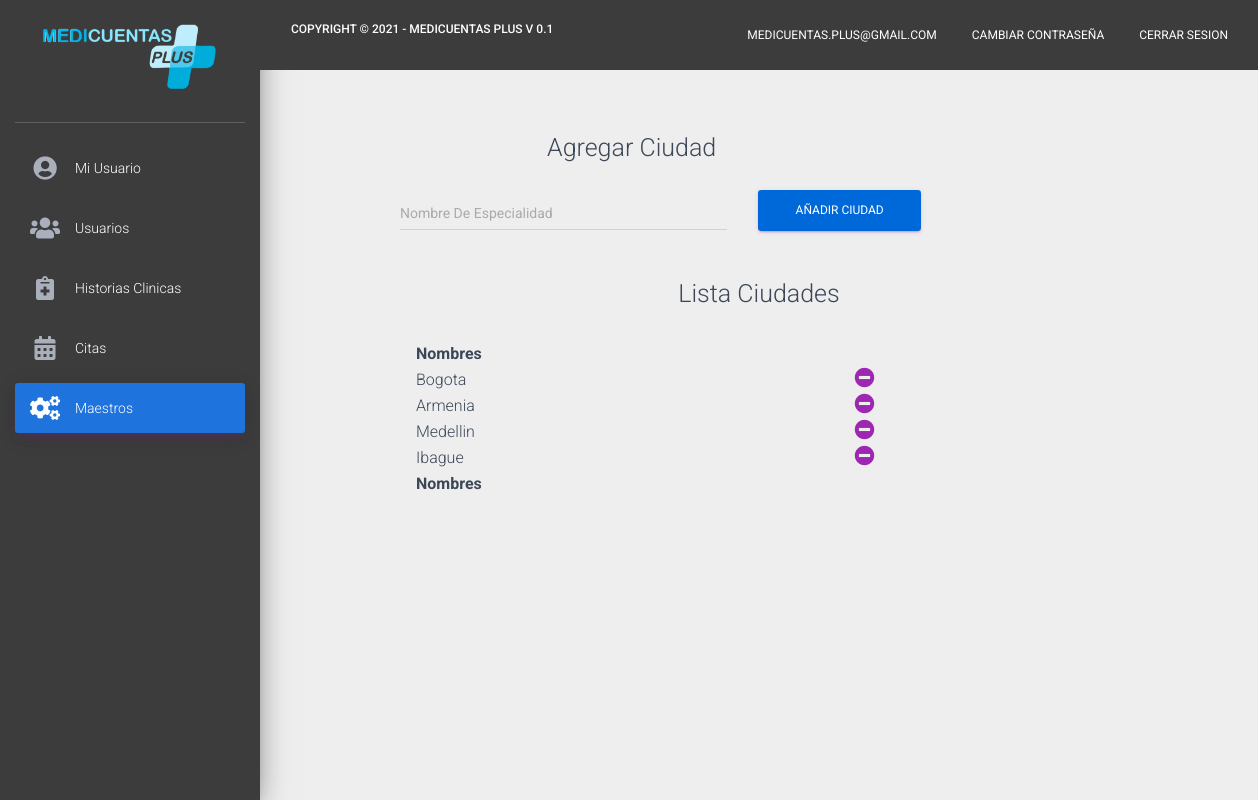
The app's page /maestros/ciudades (signed in) with its own data.
### modelos/models.py (models this page shows)
class Usuario(models.Model):
    primernombre = models.CharField(max_length=1000, blank=True, null=True)
    segundonombre = models.CharField(max_length=1000, blank=True, null=True)
    primerapellido = models.CharField(max_length=1000, blank=True, null=True)
    segundoapellido = models.CharField(max_length=1000, blank=True, null=True)
    usuario = models.CharField(max_length=1000, blank=True, null=True)
    clave = models.TextField(blank=True, null=True)
    tipodocumento= models.CharField(max_length=1000, blank=True, null=True)
    numerodocumento= models.CharField(max_length=1000, blank=True, null=True)
    fechanacimiento = models.DateField(blank=True, null=True)
    edad = models.CharField(max_length=100, blank=True, null=True)
    numerotelefono = models.IntegerField( blank=True, null=True)
    ciudad = models.ForeignKey(Ciudad, on_delete=models.CASCADE,blank=True, null=True)
    especialidad = models.ForeignKey(Especialidad, on_delete=models.CASCADE,blank=True, null=True)
    rol = models.CharField(max_length=500, blank=True , null=True)
    asistente = models.CharField(max_length=500, blank=True, null= True)
    permisoscomentario = models.CharField(max_length=100, blank=True, null= True)
    sexo = models.CharField(max_length=500, blank=True, null= True)
    consultorio = models.CharField(max_length=500, blank=True, null= True)
    estado = models.CharField(max_length=500, blank=True, null= True)

class Ciudad(models.Model):
    ciudad = models.CharField(max_length=1000, blank=True, null=True)

### modelos/views.py (the view)
# urls.py: path('maestros/ciudades',ciudades),
def ciudades(request):
    if request.session.get('validar') == False:
        return redirect('/')
    else:
        usuario = Usuario.objects.get(id=request.session.get('user'))
        if usuario.rol == "Administrador":
            ciudades = Ciudad.objects.all()
            validar = 0
            if request.method == "POST":
                ciudadregister = Ciudad(ciudad=request.POST.get("ciudad"))
                ciudadregister.save()
                validar = 1
            return render(request,"ciudades.html",{"usuario":usuario,"ciudades":ciudades,"validar":validar,"sesion":request.session.get('validar')})
        else:
            return redirect('/dashboard')

### modelos/templates/ciudades.html (shortened to what this page needs)
<!doctype html>
<html lang="en">
{% load static %}
<head>
    <link rel="stylesheet" href="https://maxcdn.bootstrapcdn.com/font-awesome/latest/css/font-awesome.min.css">
    <link rel="stylesheet" href="https://use.fontawesome.com/releases/v5.7.0/css/all.css"
>
    <link href="https://cdn.jsdelivr.net/npm/bootstrap@5.1.1/dist/css/bootstrap.min.css" rel="stylesheet"
>
    <link href="{% static 'css/material-dashboard.css' %}" rel="stylesheet" />
</head>
<body>
    <div class="wrapper ">
        <div class="sidebar" data-color="purple" data-background-color="white">
            <div class="logo" style="background-color: #3c3c3c;">
                <a href="" class="simple-text logo-mini">
                    <img src="{% static 'imagenes/logo1.png'%}" style=" width: 70%; margin-bottom: 10px" />
                </a>
            </div>
            <div class="sidebar-wrapper" style="background-color: #3c3c3c !important;">
                <ul class="nav">
                    <li class="nav-item">
                        <a class="nav-link" style="color: #fff;" href="/dashboard">
                            <i class="fas fa-user-circle"></i>
                            <p>Mi Usuario</p>
                        </a>
                    </li>
                    <li class="nav-item">
                        <a class="nav-link" href="/usuarios" style="color: #fff;">
                            <i class="fas fa-users"></i>
                            <p>Usuarios</p>
                        </a>
                    </li>
                    <li class="nav-item">
                        <a class="nav-link" href="/historiasclinicas" style="color: #fff;">
                            <i class="fas fa-notes-medical"></i>
                            <p>Historias Clinicas</p>
                        </a>
                    </li>
                    <li class="nav-item">
                        <a class="nav-link" href="/citas" style="color: #fff;">
                            <i class="fas fa-calendar-alt"></i>
                            <p>Citas</p>
                        </a>
                    </li>
                    <li class="nav-item active">
                        <a class="nav-link" href="/maestros" style="background-color: #1e73dc !important;">
                            <i class="fas fa-cogs"></i>
                            <p>Maestros</p>
                        </a>
                    </li>
                </ul>
            </div>
        </div>
        <div class="main-panel">
            <nav class="navbar navbar-expand-lg navbar-transparent navbar-absolute fixed-top"
                style="background-color: #3c3c3c !important; color: #fff !important;">
                <div class="container-fluid">
                    <div class="navbar-wrapper">
                        <a class="navbar-brand" href="javascript:;">
                            <h6>Copyright © 2021 - Medicuentas Plus V 0.1</h6>
                        </a>
                    </div>
                    <div class="collapse navbar-collapse justify-content-end">
                        <ul class="navbar-nav">
                            <li class="nav-item">
                                <a class="nav-link" href="javascript:;">
                                    {{usuario.usuario}}
                                </a>
                            </li>
                            <li class="nav-item">
                                <a class="nav-link" href="/cambioclave/{{usuario.id}}">
                                    Cambiar Contraseña
                                </a>
                            </li>
                            <li class="nav-item">
                                <a class="nav-link" href="/logout">
                                    Cerrar Sesion
                                </a>
                            </li>
                        </ul>
                    </div>
                </div>
            </nav>
            <div class="content">
                <form method="POST" action="/maestros/ciudades">
                <div class="row" style="width:fit-content; margin-top: 10px; margin-bottom: 30px; margin-left: 110px;">
                    <div style="margin-left: 150px; margin-bottom: 10px;">
                        <h3>Agregar Ciudad</h3>
                    </div>
                    <div class="col-md-6">
                        <div class="input-group" style="margin-top: 10px; ">
                            <input type="text"  name="ciudad" class="form-control" id="validationDefaultUsername"
                                aria-describedby="inputGroupPrepend2" placeholder="Nombre De Especialidad" required>
                        </div>
                    </div>
                    <div class="col-md-6">
                        <button type="submit" class="btn btn-primary" style="width: 50%; color: #fff;
                        background-color: #0069d9;
                        border-color: #0062cc">Añadir Ciudad</button>
                    </div>
                </div>
            </form>
                <div style="margin-top: 40px; margin-bottom: 30px;">
                    <h3 style="text-align: center;">Lista Ciudades</h3>
                </div>
                <div style="width: 60%; margin-left: 140px;">
                <table id="example" class="display nowrap" style="width:100%">
                    <thead>
                        <tr>
                            <th>Nombres</th>
                            <th></th>
                        </tr>
                    </thead>
                    <tbody>
                        {% for ciudad in ciudades%}
                        <tr>
                            <td>{{ciudad.ciudad}}</td>
                            <td><a href="/maestros/ciudades/{{ciudad.id}}"><i class="fas fa-minus-circle" style="font-size: 20px;"></i></a></td>
                        </tr>
                        {% endfor %}
                    </tbody>
                    <tfoot>
                        <tr>
                            <th>Nombres</th>
                            <th></th>
                        </tr>
                    </tfoot>
                </table>
            </div>
        </div>
    </div>
    <link rel="stylesheet" type="text/css" href="https://cdn.datatables.net/v/dt/dt-1.11.2/datatables.min.css" />
</body>
</html>

### records on screen
Usuario: usuario "MEDICUENTAS.PLUS@GMAIL.COM"
Ciudad: ciudad "Bogota"
Ciudad: ciudad "Armenia"
Ciudad: ciudad "Medellin"
Ciudad: ciudad "Ibague"
